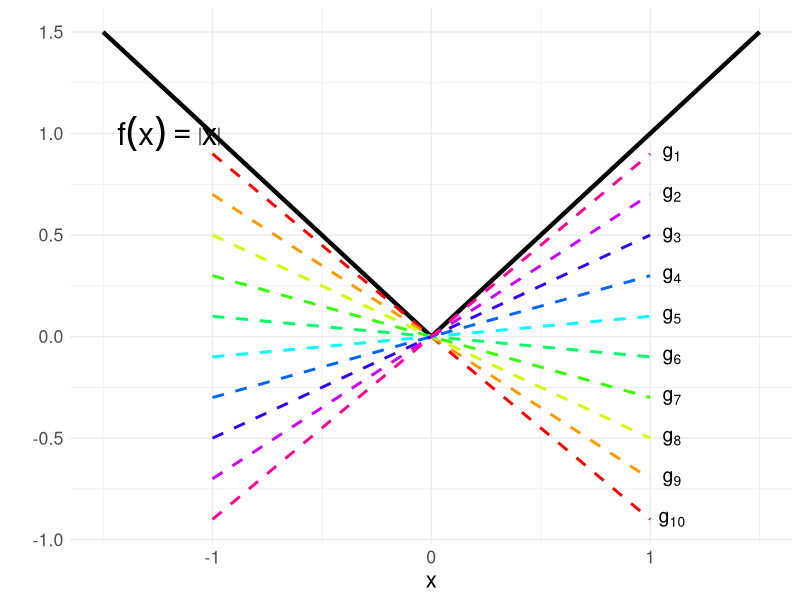
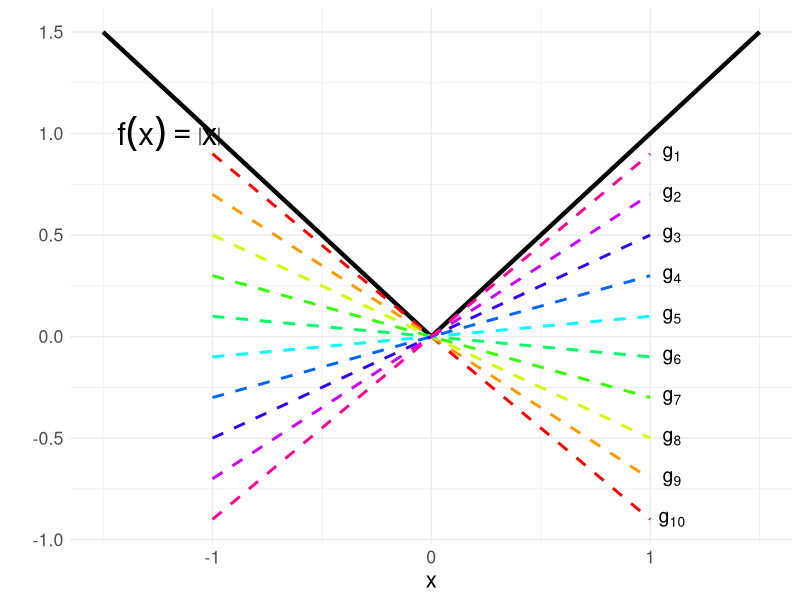

These charts were generated, in order, by the following R code:
# ------------------------------------------------------------------------------
# optimization problems

# FIG: plot |x| and subgradients
# ------------------------------------------------------------------------------

library(ggplot2)

# DATA -------------------------------------------------------------------------

# f(x) = |x|
f <- function(x) abs(x)

# subgradient function
df <- function(x, c) c * x

xv <- seq(-1.5, 1.5, length.out = 1000)
xgrad <- seq(-1, 1, length.out = 100)
cv <- seq(-0.9, 0.9, length.out = 10)

df_f <- data.frame(x = xv, y = f(xv))

labels <- paste0("g[", 1:10, "]")
df_grad <- data.frame()
for (i in seq_along(cv)) {
  df_grad <- rbind(df_grad, data.frame(x = xgrad, y = df(xgrad, cv[i]), c = as.factor(i), label = labels[i], grad_val = -cv[i]))
}

# PLOT -------------------------------------------------------------------------

plot <- ggplot() +
  # Plot f(x) = |x|
  geom_line(data = df_f, aes(x = x, y = y), color = "black", linewidth = 1.5) +
  annotate("text", x = -1.2, y = 1, label = "f(x) == abs(x)", parse = TRUE, size = 8, color = "black") +
  
  # Plot subgradients with unique colors
  geom_line(data = df_grad, aes(x = x, y = y, color = c), linetype = "dashed", linewidth = 1) +
  
  # Annotate subgradients at (1.05, -c)
  geom_text(data = df_grad[df_grad$x == max(xgrad), ], 
            aes(x = 1.1, y = grad_val, label = label), 
            color = "black", size = 5, parse = TRUE) +
  
  # Labels and themes
  labs(x = "x", y = "", color = "g_i") +
  scale_color_manual(values = rainbow(10)) +  # Ensure unique colors
  theme_minimal() +
  theme(
    text = element_text(size = 16),
    legend.position = "none"  # Hide legend to match Python
  )

plot
ggsave("../figure_man/abs.png", plot, width = 8, height = 6)
